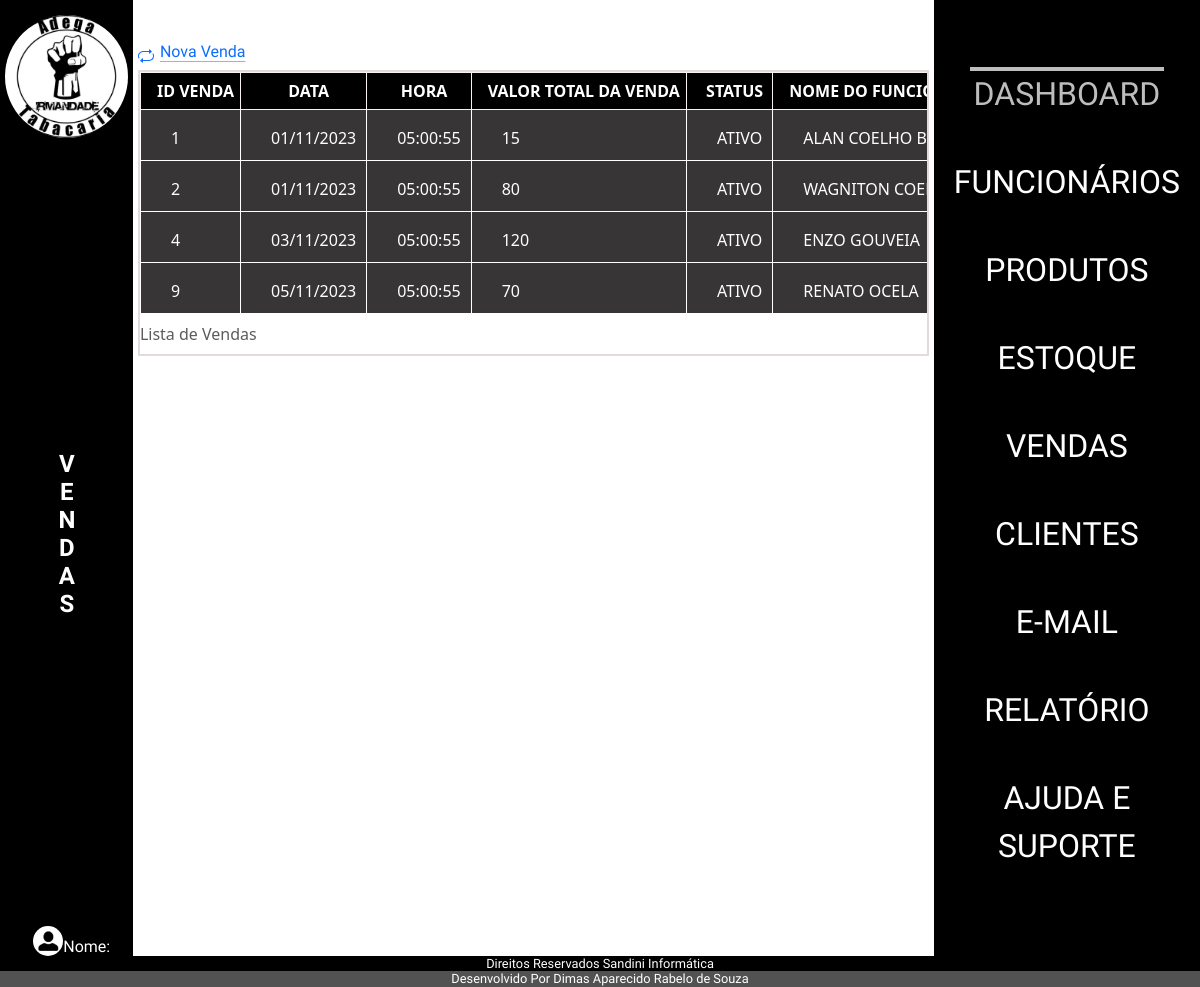
The app's page /admin/index.php?p=vendas with its own data.
### tables this page shows
CREATE TABLE `tblvendas` (
  `idVenda` int(11) NOT NULL,
  `dataVenda` date DEFAULT curdate(),
  `horaVenda` time NOT NULL,
  `statusVenda` varchar(10) DEFAULT NULL,
  `valorTotalVenda` double(10,2) NOT NULL,
  `idFuncionario` int(11) NOT NULL,
  `idProduto` int(11) NOT NULL
);

CREATE TABLE `tblfuncionarios` (
  `idFuncionario` int(11) NOT NULL,
  `nomeFuncionario` varchar(50) NOT NULL,
  `altFuncionario` varchar(50) NOT NULL,
  `cargoFuncionario` varchar(20) NOT NULL,
  `dataNascFuncionario` date NOT NULL,
  `emailFuncionario` varchar(80) NOT NULL,
  `senhaFuncionario` varchar(20) NOT NULL,
  `nivelFuncionario` varchar(15) NOT NULL,
  `dataAdmissaoFuncionario` date NOT NULL,
  `enderecoFuncionario` varchar(50) NOT NULL,
  `telFuncionario` varchar(15) NOT NULL,
  `cepFuncionario` varchar(10) NOT NULL,
  `statusFuncionario` varchar(10) NOT NULL,
  `fotoFuncionario` varchar(100) DEFAULT NULL,
  `linkFaceFuncionario` varchar(150) NOT NULL,
  `linkInstaFuncionario` varchar(150) NOT NULL,
  `linkWhatsFuncionario` varchar(150) NOT NULL
);

### admin/class/vendas.php (called while the page is built, shortened)
<?php
class VendasClass
{
    public function ListarVenda()
    {
        $sql = "SELECT
        v.idVenda,
        v.statusVenda,
        v.valorTotalVenda,
        v.horaVenda,
        v.dataVenda,
        f.nomeFuncionario,
        p.nomeProduto
    FROM
        tblvendas v
    INNER JOIN
        tblfuncionarios f ON v.idFuncionario = f.idFuncionario
    INNER JOIN
        tblprodutos p ON v.idProduto = p.idProduto
    WHERE
        v.statusVenda = 'ATIVO'";
        $conn = Conexao::LigarConexao();
        $resultado = $conn->query($sql);
        $lista = $resultado->fetchAll();
        return $lista;
    }
}

### admin/vendas/listar.php (the view, shortened to what this page needs)
<?php
require_once('class/vendas.php');
$venda = new VendasClass();
$lista = $venda->ListarVenda();
?>
<div>
    <a class="icon-link icon-link-hover" style="--bs-icon-link-transform: translate3d(0, -.125rem, 0);" href="index.php?p=vendas&v=cadastrar">
        Nova Venda
    </a>
</div>
<div class="table-container" id="arrastarMouse">
    <div>
        <table>
            <caption>Lista de Vendas</caption>
            <thead>
                <tr>
                    <th>ID Venda</th>
                    <th>Data</th>
                    <th>Hora</th>
                    <th>Valor Total da Venda</th>
                    <th>Status</th>
                    <th>Nome do Funcionário</th>
                </tr>
            </thead>
            <?php foreach ($lista as $linha) : ?>
                <tbody>
                    <tr>
                        <td class="vendas"><?php echo $linha['idVenda'] ?></td>
                        <td><?php echo date('d/m/Y', strtotime($linha['dataVenda'])) ?></td>
                        <td><?php echo $linha['horaVenda'] ?></td>
                        <td><?php echo $linha['valorTotalVenda'] ?></td>
                        <td><?php echo $linha['statusVenda'] ?></td>
                        <td><?php echo $linha['nomeFuncionario'] ?></td>
                    </tr>
                <?php endforeach ?>
                </tbody>
        </table>
    </div>
</div>

### admin/css/estilo.css (style rules this page uses)
* a, h1, h2, h3, h4 { font-family: 'Secular One'; font-size: 16px; text-align: center; margin: 0; padding: 0; box-sizing: border-box; }
body { display: flex; flex-direction: column; min-height: 100vh; color: #ffffff; }
.table-container { max-height: 800px; overflow-y: auto; overflow-x: auto; border: 2px solid #e3dada; text-align: justify; white-space: nowrap; cursor: grab; }
table { width: 100%; border-collapse: collapse; border: 1px solid #f8f1f1; }
td { background: #373535; border: 1px solid #fff; color: #fff; text-indent: 20px; text-transform: uppercase; padding: 10px; }
tr { background: #000000; color: #ffffff; }
th { border-collapse: collapse; border: 1px solid #f8f1f1; text-align: center; font-size: 1.0em; font-weight: bold; text-transform: uppercase; text-indent: 10px; padding: 6px 6px; }
.icon-link { align-items: flex-end; }

### records on screen
tblvendas: idVenda "1", dataVenda "01/11/2023", horaVenda "05:00:55", valorTotalVenda "15", statusVenda "ATIVO", idFuncionario.nomeFuncionario "ALAN COELHO…"
tblvendas: idVenda "2", dataVenda "01/11/2023", horaVenda "05:00:55", valorTotalVenda "80", statusVenda "ATIVO", idFuncionario.nomeFuncionario "WAGNITON…"
tblvendas: idVenda "4", dataVenda "03/11/2023", horaVenda "05:00:55", valorTotalVenda "120", statusVenda "ATIVO", idFuncionario.nomeFuncionario "ENZO GOUVEIA"
tblvendas: idVenda "9", dataVenda "05/11/2023", horaVenda "05:00:55", valorTotalVenda "70", statusVenda "ATIVO", idFuncionario.nomeFuncionario "RENATO OCELA"

### other values on screen
$texto[$i] "V"
$texto[$i] "E"
$texto[$i] "N"
$texto[$i] "D"
$texto[$i] "A"
$texto[$i] "S"
